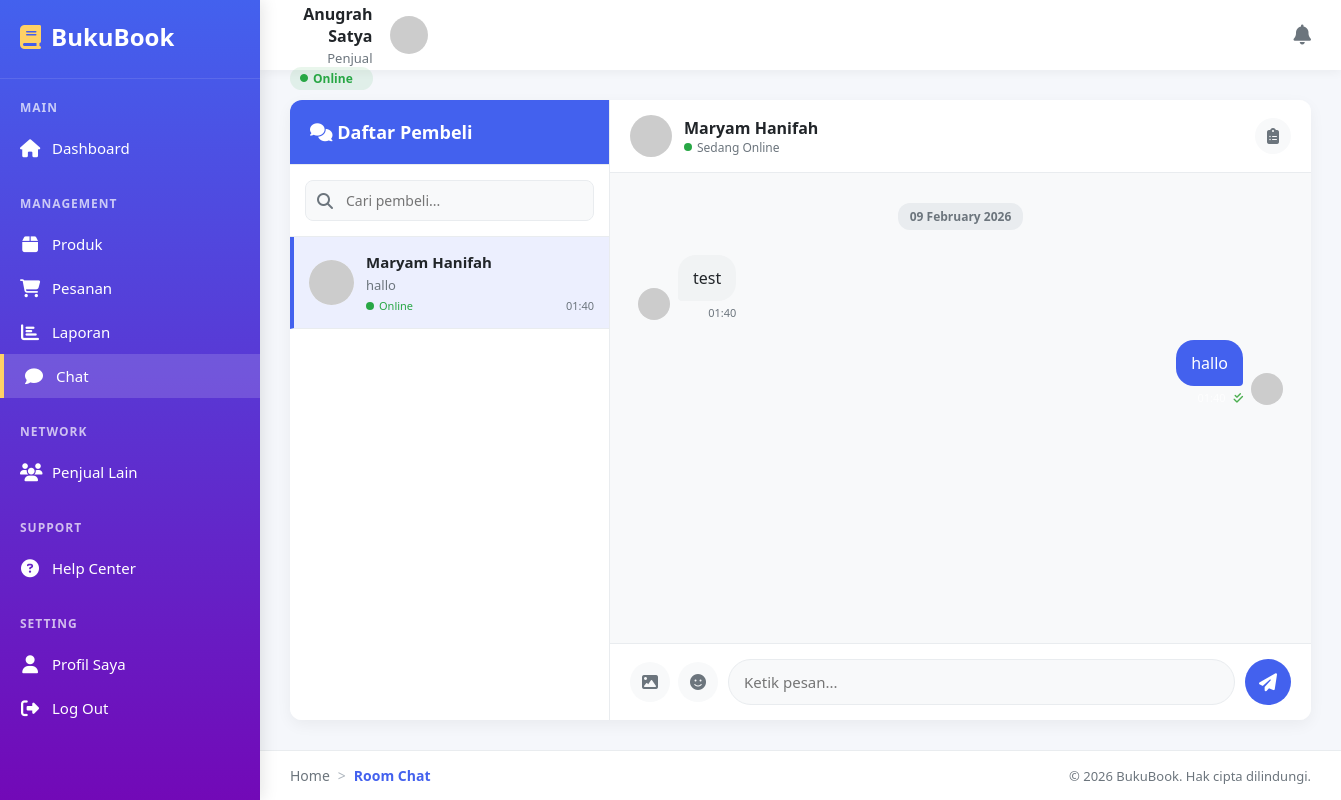
/Publik/Penjual/room_chat_penjual.php?chat_with=jovandwilly28@gmail.com (signed in), run on the app's committed database.
### tables this page shows
CREATE TABLE `pembeli` (
  `nik_pembeli` varchar(100) NOT NULL,
  `nama_pembeli` varchar(100) NOT NULL,
  `email_pembeli` varchar(100) NOT NULL,
  `password` varchar(100) NOT NULL,
  `alamat_pembeli` varchar(100) NOT NULL,
  `foto` varchar(100) DEFAULT NULL,
  `status` enum('Online','Offline') DEFAULT NULL,
  `created_at` date DEFAULT NULL
);

CREATE TABLE `chat_messages` (
  `id` int NOT NULL,
  `sender_id` varchar(100) NOT NULL,
  `receiver_id` varchar(100) NOT NULL,
  `message` text NOT NULL,
  `timestamp` datetime NOT NULL,
  `is_read` tinyint(1) DEFAULT '0',
  `notification` tinyint DEFAULT '1'
);

### Publik/Penjual/room_chat_penjual.php (the view, shortened to what the rows shown need)
<?php
include "../../Src/config.php";
$email_penjual = $_SESSION['email_penjual'];
$data_penjual = $conn->query("SELECT * FROM penjual WHERE email_penjual = '$email_penjual'")->fetch_assoc();
$conn->query("UPDATE penjual SET status = 'Online' WHERE email_penjual = '$email_penjual'");
$chat_with = isset($_GET['chat_with']) ? $_GET['chat_with'] : '';
$current_pembeli = null;
if ($chat_with) {
    $pembeli_data = $conn->query("SELECT * FROM pembeli WHERE email_pembeli = '$chat_with'");
    if ($pembeli_data->num_rows > 0) {
        $current_pembeli = $pembeli_data->fetch_assoc();
        $conn->query("UPDATE chat_messages SET is_read = 1
                      WHERE sender_id = '$chat_with'
                      AND receiver_id = '$email_penjual'
                      AND is_read = 0");
    }
}
?>
<!DOCTYPE html>
<html lang="id">
<head>
    <link rel="stylesheet" href="https://cdnjs.cloudflare.com/ajax/libs/font-awesome/6.4.0/css/all.min.css">
</head>
<body>
    <div class="main-content">
        <main class="content">
            <div class="chat-container">
                <div class="chat-main">
                    <?php if ($current_pembeli):
                        $foto_current = !empty($current_pembeli['foto']) ? "../../Src/uploads/" . $current_pembeli['foto'] : "https://ui-avatars.com/api/?name=" . urlencode($current_pembeli['nama_pembeli']) . "&background=4361ee&color=fff&size=120";
                        $foto_penjual = isset($data_penjual['foto']) ? "../../Src/uploads/" . $data_penjual['foto'] : "https://ui-avatars.com/api/?name=" . urlencode($data_penjual['nama_penjual']) . "&background=4361ee&color=fff&size=120";
                    ?>
                        <div class="chat-topbar">
                            <div class="current-chat-info">
                                <img src="<?php echo $foto_current; ?>"
                                     alt="<?php echo htmlspecialchars($current_pembeli['nama_pembeli']); ?>"
                                     class="current-chat-avatar"
                                     onerror="this.src='https://ui-avatars.com/api/?name=<?php echo urlencode($current_pembeli['nama_pembeli']); ?>&background=4361ee&color=fff&size=120'">
                                <div class="current-chat-details">
                                    <div class="current-chat-name"><?php echo htmlspecialchars($current_pembeli['nama_pembeli']); ?></div>
                                    <div class="current-chat-status <?php echo $current_pembeli['status'] === 'Online' ? 'status-online' : 'status-offline'; ?>">
                                        <div class="status-dot"></div>
                                        <span><?php echo $current_pembeli['status'] === 'Online' ? 'Sedang Online' : 'Sedang Offline'; ?></span>
                                    </div>
                                </div>
                            </div>
                            <div class="chat-actions">
                                <button class="chat-action-btn" title="Lihat Pesanan" onclick="viewOrders('<?php echo urlencode($current_pembeli['email_pembeli']); ?>')">
                                    <i class="fas fa-clipboard-list"></i>
                                </button>
                            </div>
                        </div>
                        <div class="chat-messages" id="chatMessages">
                            <?php
                            $messages_query = $conn->query("
                                SELECT * FROM chat_messages
                                WHERE (sender_id = '$email_penjual' AND receiver_id = '$chat_with')
                                OR (sender_id = '$chat_with' AND receiver_id = '$email_penjual')
                                ORDER BY timestamp ASC
                            ");
                            $current_date = null;
                            while ($message = $messages_query->fetch_assoc()):
                                $message_date = date('Y-m-d', strtotime($message['timestamp']));
                                $message_time = date('H:i', strtotime($message['timestamp']));
                                $is_sent = $message['sender_id'] === $email_penjual;
                                if ($message_date !== $current_date) {
                                    $current_date = $message_date;
                                    $display_date = date('d F Y', strtotime($message_date));
                                    echo '<div class="message-date"><span class="date-label">' . $display_date . '</span></div>';
                                }
                            ?>
                                <div class="message-item <?php echo $is_sent ? 'sent' : 'received'; ?>">
                                    <?php if (!$is_sent): ?>
                                        <img src="<?php echo $foto_current; ?>"
                                             alt="Avatar"
                                             class="message-avatar"
                                             onerror="this.src='https://ui-avatars.com/api/?name=<?php echo urlencode($current_pembeli['nama_pembeli']); ?>&background=4361ee&color=fff&size=120'">
                                    <?php endif; ?>
                                    <div>
                                        <div class="message-bubble">
                                            <?php echo htmlspecialchars($message['message']); ?>
                                        </div>
                                        <div class="message-time">
                                            <?php echo $message_time; ?>
                                            <?php if ($is_sent && $message['is_read']): ?>
                                                <i class="fas fa-check-double" style="margin-left: 5px; color: #4CAF50;"></i>
                                            <?php elseif ($is_sent): ?>
                                                <i class="fas fa-check" style="margin-left: 5px;"></i>
                                            <?php endif; ?>
                                        </div>
                                    </div>
                                    <?php if ($is_sent): ?>
                                        <img src="<?php echo $foto_penjual; ?>"
                                             alt="Avatar"
                                             class="message-avatar"
                                             onerror="this.src='https://ui-avatars.com/api/?name=<?php echo urlencode($data_penjual['nama_penjual']); ?>&background=4361ee&color=fff&size=120'">
                                    <?php endif; ?>
                                </div>
                            <?php endwhile; ?>
                        </div>
                        <div class="chat-input-container">
                            <form method="POST" action="" class="chat-input-form" id="chatForm">
                                <div class="input-actions">
                                    <button type="button" class="input-action-btn" title="Lampirkan Gambar">
                                        <i class="fas fa-image"></i>
                                    </button>
                                    <button type="button" class="input-action-btn" title="Kirim Emoji">
                                        <i class="fas fa-smile"></i>
                                    </button>
                                </div>
                                <textarea name="message"
                                          class="chat-input"
                                          id="messageInput"
                                          placeholder="Ketik pesan..."
                                          rows="1"
                                          oninput="autoResize(this)"
                                          required></textarea>
                                <button type="submit" name="send_message" class="send-button" id="sendButton">
                                    <i class="fas fa-paper-plane"></i>
                                </button>
                            </form>
                        </div>
                    <?php endif; ?>
                </div>
            </div>
        </main>
    </div>
</body>
</html>

### data on the page
pembeli: nama_pembeli "Maryam Hanifah"
chat_messages: timestamp "09 February 2026", message "test", timestamp "01:40"
chat_messages: message "hallo", sender_id "raka@gmail.com" (drawn)

### other printed values
$pembeli['nama_pembeli'] "Maryam Hanifah"
$last_message "hallo"
$last_time "01:40"
